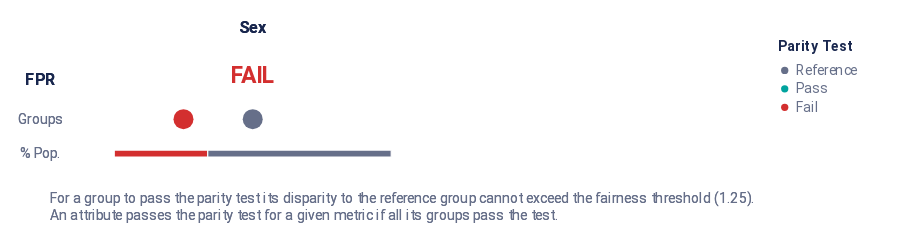

Notebook cell for this chart:
### Code cell
audit_fixed.audit()
audit_fixed.summary_plot(fairness_metric)

### Figure 1 — Vega-Lite specification as saved in the notebook (floating-point values rounded to 4 significant figures)
{"config": {"view": {"continuousWidth": 300, "continuousHeight": 300, "strokeWidth": 0}, "legend": {"labelColor": "rgb(102, 111, 137)", "labelFont": "Roboto, Arial, sans-serif", "labelFontSize": 12, "rowPadding": 4, "symbolSize": 40, "titleBaseline": "top", "titleColor": "rgb(25, 39, 78)", "titleFont": "Roboto, Arial, sans-serif", "titleFontSize": 12, "titleFontWeight": "bold", "titlePadding": 8}}, "vconcat": [{"hconcat": [{"vconcat": [{"mark": {"type": "text", "align": "center", "baseline": "middle", "color": "rgb(25, 39, 78)", "font": "Roboto, Arial, sans-serif", "fontWeight": "bold", "size": 14}, "encoding": {"text": {"value": ""}}, "height": 19.5, "width": 32.0}, {"layer": [{"mark": {"type": "text", "align": "center", "baseline": "middle", "color": "rgb(25, 39, 78)", "font": "Roboto, Arial, sans-serif", "fontWeight": "bold", "size": 14}, "encoding": {"text": {"value": "FPR"}, "y": {"axis": {"domain": false, "grid": false, "labels": false, "ticks": false, "title": null}, "field": "y_position", "scale": {"domain": [3, 1]}, "type": "quantitative"}}, "transform": [{"calculate": "1.2", "as": "y_position"}]}, {"mark": {"type": "text", "align": "center", "baseline": "middle", "color": "rgb(102, 111, 137)", "font": "Roboto, Arial, sans-serif", "size": 12}, "encoding": {"text": {"value": "Groups"}, "y": {"axis": {"domain": false, "grid": false, "labels": false, "ticks": false, "title": null}, "field": "y_position", "scale": {"domain": [3, 1]}, "type": "quantitative"}}, "transform": [{"calculate": "2", "as": "y_position"}]}, {"mark": {"type": "text", "align": "center", "baseline": "middle", "color": "rgb(102, 111, 137)", "font": "Roboto, Arial, sans-serif", "size": 12}, "encoding": {"text": {"value": "% Pop."}, "y": {"axis": {"domain": false, "grid": false, "labels": false, "ticks": false, "title": null}, "field": "y_position", "scale": {"domain": [3, 1]}, "type": "quantitative"}}, "transform": [{"calculate": "2.7", "as": "y_position"}]}], "height": 84.5, "width": 32.0}], "bounds": "flush", "data": {"name": "data-79dd248bdaa0ea02c535240e8ad022c8"}, "spacing": 26.0}, {"hconcat": [{"vconcat": [{"data": {"name": "data-79dd248bdaa0ea02c535240e8ad022c8"}, "mark": {"type": "text", "align": "center", "baseline": "middle", "color": "rgb(25, 39, 78)", "font": "Roboto, Arial, sans-serif", "fontWeight": "bold", "size": 14}, "encoding": {"text": {"value": "Sex"}}, "height": 19.5, "width": 240.0}, {"layer": [{"data": {"name": "data-0648884f34076ca4404072fa7f837079"}, "mark": {"type": "text", "align": "center", "baseline": "middle", "font": "Roboto, Arial, sans-serif", "fontWeight": "bold", "size": 20}, "encoding": {"color": {"field": "parity_result", "legend": {"offset": 0, "padding": 20, "title": "Parity Test"}, "scale": {"domain": ["Reference", "Pass", "Fail"], "range": ["rgb(102, 111, 137)", "rgb(0, 163, 158)", "rgb(211, 47, 47)"]}, "type": "ordinal"}, "text": {"value": "FAIL"}, "y": {"axis": {"domain": false, "grid": false, "labels": false, "ticks": false, "title": null}, "field": "y_position", "scale": {"domain": [3, 1]}, "type": "quantitative"}}, "transform": [{"calculate": "1", "as": "y_position"}]}, {"data": {"name": "data-348f27868eb778acf4c3b46de250a84e"}, "mark": {"type": "bar", "size": 6, "stroke": "white"}, "encoding": {"color": {"field": "fpr_parity_result", "legend": null, "scale": {"domain": ["Reference", "Pass", "Fail"], "range": ["rgb(102, 111, 137)", "rgb(0, 163, 158)", "rgb(211, 47, 47)"]}, "type": "ordinal"}, "tooltip": [{"field": "fpr_parity_result", "title": "Parity", "type": "nominal"}, {"field": "tooltip_group_size", "title": "Size", "type": "nominal"}, {"field": "tooltip_groups_name_size", "title": "Groups", "type": "nominal"}], "x": {"aggregate": "sum", "axis": {"domain": false, "grid": false, "labels": false, "ticks": false, "title": null}, "field": "group_size", "stack": "normalize", "type": "quantitative"}, "y": {"axis": {"domain": false, "grid": false, "labels": false, "ticks": false, "title": null}, "field": "y_position", "scale": {"domain": [3, 1]}, "type": "quantitative"}}, "transform": [{"calculate": "2.8", "as": "y_position"}]}, {"data": {"name": "data-e8758e4fae333409a66f6445752773d4"}, "mark": {"type": "circle", "opacity": 1}, "encoding": {"color": {"field": "fpr_parity_result", "legend": null, "scale": {"domain": ["Reference", "Pass", "Fail"], "range": ["rgb(102, 111, 137)", "rgb(0, 163, 158)", "rgb(211, 47, 47)"]}, "type": "ordinal"}, "size": {"value": 300}, "tooltip": [{"field": "attribute_value", "title": "Group", "type": "nominal"}, {"field": "tooltip_group_size", "title": "Group Size", "type": "nominal"}, {"field": "tooltip_parity_test_explanation_fpr", "title": "Parity Test", "type": "nominal"}, {"field": "tooltip_disparity_explanation_fpr", "title": "Disparity", "type": "nominal"}, {"field": "fpr", "format": ".2f", "title": "FPR", "type": "quantitative"}], "x": {"axis": {"domain": false, "grid": false, "labels": false, "ticks": false, "title": null}, "field": "fpr_disparity_rank", "scale": {"domain": [-2, 2], "nice": false}, "type": "quantitative"}, "y": {"axis": {"domain": false, "grid": false, "labels": false, "ticks": false, "title": null}, "field": "y_position", "scale": {"domain": [3, 1]}, "type": "quantitative"}}, "transform": [{"calculate": "2", "as": "y_position"}]}], "height": 84.5, "resolve": {"scale": {"x": "independent"}}, "width": 240.0}], "bounds": "flush", "spacing": 26.0}], "bounds": "flush", "spacing": 288.0}], "bounds": "flush", "spacing": 80.0}, {"layer": [{"mark": {"type": "text", "align": "left", "baseline": "top", "fill": "rgb(102, 111, 137)", "font": "Roboto, Arial, sans-serif", "fontSize": 12, "fontWeight": "normal"}, "encoding": {"text": {"value": "For a group to pass the parity test its disparity to the reference group cannot exceed the fairness threshold (1.25)."}, "x": {"value": 24.0}, "y": {"value": 0}}}, {"mark": {"type": "text", "align": "left", "baseline": "top", "fill": "rgb(102, 111, 137)", "font": "Roboto, Arial, sans-serif", "fontSize": 12, "fontWeight": "normal"}, "encoding": {"text": {"value": "An attribute passes the parity test for a given metric if all its groups pass the test."}, "x": {"value": 24.0}, "y": {"value": 15.0}}}], "data": {"name": "data-79dd248bdaa0ea02c535240e8ad022c8"}}], "padding": 15, "usermeta": {"embedOptions": {"scaleFactor": 5, "downloadFileName": "summary_chart"}}, "$schema": "https://vega.github.io/schema/vega-lite/v5.16.3.json", "datasets": {"data-79dd248bdaa0ea02c535240e8ad022c8": [{"a": 1, "b": 0}, {"a": 1, "b": 0}], "data-0648884f34076ca4404072fa7f837079": [{"parity_result": "Fail"}], "data-348f27868eb778acf4c3b46de250a84e": [{"fpr_parity_result": "Fail", "attribute_name": "sex", "total_entities": 9769, "group_size": 3298, "tooltip_groups_name_size": "Female (3,298)", "tooltip_group_size": "3,298 (33.76%)"}, {"fpr_parity_result": "Reference", "attribute_name": "sex", "total_entities": 9769, "group_size": 6471, "tooltip_groups_name_size": "Male (6,471)", "tooltip_group_size": "6,471 (66.24%)"}], "data-e8758e4fae333409a66f6445752773d4": [{"attribute_name": "sex", "attribute_value": "Female", "group_size": 3298, "total_entities": 9769, "ref_group_value": "Male", "fpr": 0.01979, "fpr_disparity": 0.2026, "fpr_disparity_scaled": -3.935, "fpr_parity_result": "Fail", "tooltip_parity_test_explanation_fpr": "Fail. Above fairness threshold of 1.25", "tooltip_disparity_explanation_fpr": "4.93 times smaller FPR than the reference group", "tooltip_group_size": "3,298 (33.76%)", "fpr_disparity_rank": -1.0, "group_size_formatted": "3,298", "tooltip_groups_name_size": "Female (3,298)"}, {"attribute_name": "sex", "attribute_value": "Male", "group_size": 6471, "total_entities": 9769, "ref_group_value": "Male", "fpr": 0.09765, "fpr_disparity": 1.0, "fpr_disparity_scaled": 0.0, "fpr_parity_result": "Reference", "tooltip_parity_test_explanation_fpr": "Reference group", "tooltip_disparity_explanation_fpr": "Reference group", "tooltip_group_size": "6,471 (66.24%)", "fpr_disparity_rank": 0.0, "group_size_formatted": "6,471", "tooltip_groups_name_size": "Male (6,471)"}]}}
